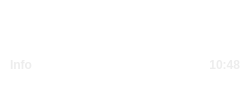
              <widget class="QWidget" name="title">
               <property name="sizePolicy">
                <sizepolicy hsizetype="Fixed" vsizetype="Maximum">
                 <horstretch>0</horstretch>
                 <verstretch>0</verstretch>
                </sizepolicy>
               </property>
               <property name="maximumSize">
                <size>
                 <width>16777215</width>
                 <height>16777215</height>
                </size>
               </property>
               <property name="font">
                <font>
                 <family>Tahoma</family>
                </font>
               </property>
               <property name="layoutDirection">
                <enum>Qt::LeftToRight</enum>
               </property>
               <property name="styleSheet">
                <string notr="true">background-color:transparent;</string>
               </property>
               <layout class="QVBoxLayout" name="verticalLayout_6">
                <property name="spacing">
                 <number>0</number>
                </property>
                <property name="leftMargin">
                 <number>7</number>
                </property>
                <property name="topMargin">
                 <number>0</number>
                </property>
                <property name="rightMargin">
                 <number>10</number>
                </property>
                <property name="bottomMargin">
                 <number>0</number>
                </property>
                <item>
                 <widget class="QLineEdit" name="lineTitle">
                  <property name="sizePolicy">
                   <sizepolicy hsizetype="Minimum" vsizetype="Maximum">
                    <horstretch>0</horstretch>
                    <verstretch>0</verstretch>
                   </sizepolicy>
                  </property>
                  <property name="minimumSize">
                   <size>
                    <width>233</width>
                    <height>0</height>
                   </size>
                  </property>
                  <property name="maximumSize">
                   <size>
                    <width>16777215</width>
                    <height>16</height>
                   </size>
                  </property>
                  <property name="cursor">
                   <cursorShape>ArrowCursor</cursorShape>
                  </property>
                  <property name="focusPolicy">
                   <enum>Qt::ClickFocus</enum>
                  </property>
                  <property name="contextMenuPolicy">
                   <enum>Qt::PreventContextMenu</enum>
                  </property>
                  <property name="acceptDrops">
                   <bool>false</bool>
                  </property>
                  <property name="toolTip">
                   <string notr="true"/>
                  </property>
                  <property name="styleSheet">
                   <string notr="true">#lineTitle {
    border: none;
    font: normal 9.5pt &quot;Tahoma&quot;;
    font-weight: bold;
    background-color:transparent;
}

QToolTip {
    color:white;
    font: &quot;Tahoma&quot;;
    background-color:#2A2E3A;
    opacity: 220;
    border: none;
}</string>
                  </property>
                  <property name="text">
                   <string notr="true"/>
                  </property>
                 </widget>
                </item>
                <item>
                 <widget class="QWidget" name="wgtInfo" native="true">
                  <property name="sizePolicy">
                   <sizepolicy hsizetype="Preferred" vsizetype="Maximum">
                    <horstretch>0</horstretch>
                    <verstretch>0</verstretch>
                   </sizepolicy>
                  </property>
                  <property name="minimumSize">
                   <size>
                    <width>0</width>
                    <height>0</height>
                   </size>
                  </property>
                  <property name="styleSheet">
                   <string notr="true">font: normal 8pt &quot;Tahoma&quot;;
font-weight: bold;
color: #EDEDED;
background-color:transparent;</string>
                  </property>
                  <layout class="QHBoxLayout" name="horizontalLayout_5">
                   <property name="spacing">
                    <number>5</number>
                   </property>
                   <property name="leftMargin">
                    <number>3</number>
                   </property>
                   <property name="topMargin">
                    <number>0</number>
                   </property>
                   <property name="rightMargin">
                    <number>0</number>
                   </property>
                   <property name="bottomMargin">
                    <number>5</number>
                   </property>
                   <item>
                    <widget class="QLabel" name="lblInfo">
                     <property name="sizePolicy">
                      <sizepolicy hsizetype="Minimum" vsizetype="Maximum">
                       <horstretch>0</horstretch>
                       <verstretch>0</verstretch>
                      </sizepolicy>
                     </property>
                     <property name="styleSheet">
                      <string notr="true">QToolTip {
    color:white;
    font: &quot;Tahoma&quot;;
    background-color:#2A2E3A;
    opacity: 220;
    border: none;
}</string>
                     </property>
                     <property name="text">
                      <string>Info</string>
                     </property>
                    </widget>
                   </item>
                   <item>
                    <widget class="QLabel" name="lblDuration">
                     <property name="sizePolicy">
                      <sizepolicy hsizetype="Maximum" vsizetype="Maximum">
                       <horstretch>0</horstretch>
                       <verstretch>0</verstretch>
                      </sizepolicy>
                     </property>
                     <property name="styleSheet">
                      <string notr="true">QToolTip {
    color:white;
    font: &quot;Tahoma&quot;;
    background-color:#2A2E3A;
    opacity: 220;
    border: none;
}</string>
                     </property>
                     <property name="text">
                      <string notr="true">10:48</string>
                     </property>
                     <property name="alignment">
                      <set>Qt::AlignRight|Qt::AlignTrailing|Qt::AlignVCenter</set>
                     </property>
                    </widget>
                   </item>
                  </layout>
                 </widget>
                </item>
               </layout>
              </widget>
